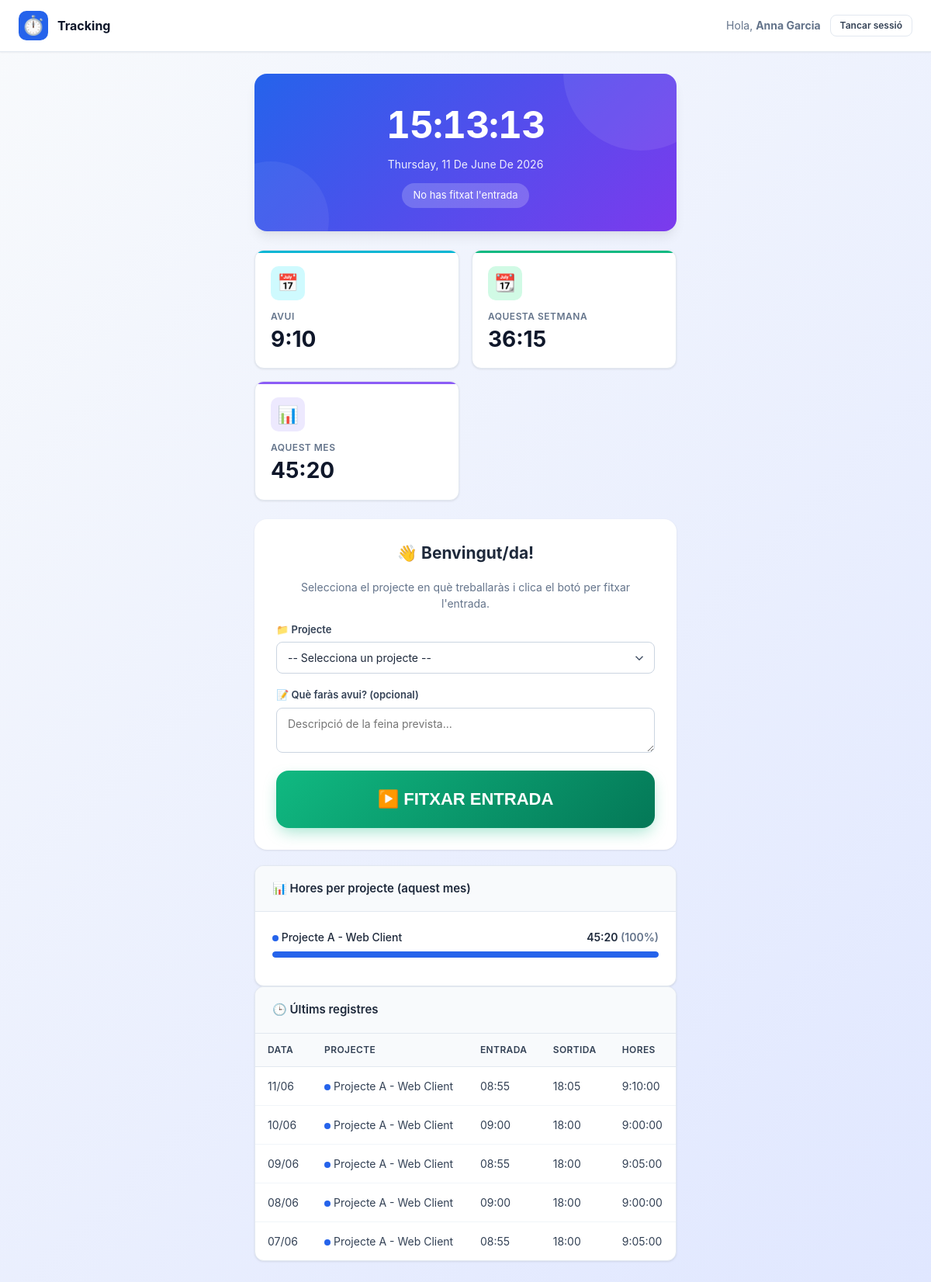
Screenshot of /fitxar.php (signed in) with the database file from the repository.
### tables this page shows
CREATE TABLE registres (
    id INT AUTO_INCREMENT PRIMARY KEY,
    usuari_id INT NOT NULL,
    projecte_id INT NOT NULL,
    entrada DATETIME NOT NULL,
    sortida DATETIME DEFAULT NULL,
    notes TEXT,
    INDEX idx_usuari_data (usuari_id, entrada),
    INDEX idx_projecte (projecte_id),
    INDEX idx_entrada (entrada),
    FOREIGN KEY (usuari_id) REFERENCES usuaris(id) ON DELETE CASCADE,
    FOREIGN KEY (projecte_id) REFERENCES projectes(id) ON DELETE CASCADE
);

CREATE TABLE projectes (
    id INT AUTO_INCREMENT PRIMARY KEY,
    nom VARCHAR(150) NOT NULL,
    client VARCHAR(150) DEFAULT NULL,
    descripcio TEXT,
    hores_pressupostades INT NOT NULL DEFAULT 0,
    color VARCHAR(7) DEFAULT '#2563eb',
    actiu TINYINT(1) DEFAULT 1,
    data_inici DATE DEFAULT NULL,
    data_fi DATE DEFAULT NULL
);

### includes/helpers.php (called while the page is built, shortened)
<?php
function e($v) { return htmlspecialchars($v ?? '', ENT_QUOTES, 'UTF-8'); }
function hores_dia($pdo, $usuari_id, $data) {
    $stmt = $pdo->prepare("SELECT SUM(TIMESTAMPDIFF(SECOND, entrada, IFNULL(sortida, NOW()))) as segons
                           FROM registres WHERE usuari_id = :uid AND DATE(entrada) = :data");
    $stmt->execute(['uid' => $usuari_id, 'data' => $data]);
    $r = $stmt->fetch();
    return ($r && $r['segons']) ? round($r['segons'] / 3600, 2) : 0;
}
function format_hores($decimal) {
    $h = floor($decimal);
    $m = round(($decimal - $h) * 60);
    return sprintf('%d:%02d', $h, $m);
}
function format_durada($segons) {
    $h = floor($segons / 3600);
    $m = floor(($segons % 3600) / 60);
    $s = $segons % 60;
    if ($h > 0) return sprintf('%d:%02d:%02d', $h, $m, $s);
    return sprintf('%d:%02d', $m, $s);
}

### fitxar.php (the view, shortened to what this page needs)
<?php
require_once 'config/database.php';
require_once 'includes/helpers.php';
$usuari_id = $_SESSION['user_id'];
$stmt = $pdo->prepare("SELECT r.*, p.nom as projecte_nom, p.color as projecte_color
                       FROM registres r
                       JOIN projectes p ON r.projecte_id = p.id
                       WHERE r.usuari_id = :uid AND r.sortida IS NULL
                       ORDER BY r.entrada DESC LIMIT 1");
$stmt->execute(['uid' => $usuari_id]);
$registre_actiu = $stmt->fetch();
$hores_avui = hores_dia($pdo, $usuari_id, date('Y-m-d'));
$hores_setmana = $pdo->prepare("SELECT COALESCE(SUM(TIMESTAMPDIFF(SECOND, entrada, IFNULL(sortida, NOW()))) / 3600, 0) as h
                                FROM registres
                                WHERE usuari_id = :uid AND YEARWEEK(entrada, 1) = YEARWEEK(CURDATE(), 1)");
$hores_setmana->execute(['uid' => $usuari_id]);
$hores_setmana = (float)$hores_setmana->fetch()['h'];
$hores_mes = $pdo->prepare("SELECT COALESCE(SUM(TIMESTAMPDIFF(SECOND, entrada, IFNULL(sortida, NOW()))) / 3600, 0) as h
                            FROM registres
                            WHERE usuari_id = :uid AND MONTH(entrada) = MONTH(CURDATE()) AND YEAR(entrada) = YEAR(CURDATE())");
$hores_mes->execute(['uid' => $usuari_id]);
$hores_mes = (float)$hores_mes->fetch()['h'];
$ultims = $pdo->prepare("SELECT r.*, p.nom as projecte_nom, p.color as projecte_color
                         FROM registres r
                         JOIN projectes p ON r.projecte_id = p.id
                         WHERE r.usuari_id = :uid
                         ORDER BY r.entrada DESC LIMIT 5");
$ultims->execute(['uid' => $usuari_id]);
$ultims = $ultims->fetchAll();
$hores_projectes = $pdo->prepare("SELECT p.nom, p.color, COALESCE(SUM(TIMESTAMPDIFF(SECOND, r.entrada, IFNULL(r.sortida, NOW()))) / 3600, 0) as h
                                 FROM registres r
                                 JOIN projectes p ON r.projecte_id = p.id
                                 WHERE r.usuari_id = :uid
                                   AND MONTH(r.entrada) = MONTH(CURDATE())
                                   AND YEAR(r.entrada) = YEAR(CURDATE())
                                 GROUP BY p.id, p.nom, p.color
                                 ORDER BY h DESC");
$hores_projectes->execute(['uid' => $usuari_id]);
$hores_projectes = $hores_projectes->fetchAll();
?>
<!DOCTYPE html>
<html lang="ca">
<head>
    <link rel="stylesheet" href="style.css">
</head>
<body class="employee-layout">
    <header class="topbar">
        <div class="topbar-left">
            <div class="logo">⏱️</div>
            <strong>Tracking</strong>
        </div>
        <div class="topbar-right">
            <span class="user-greeting">Hola, <strong><?php echo e($_SESSION['user_nom']); ?></strong></span>
            <a href="logout.php" class="btn btn-ghost btn-sm">Tancar sessió</a>
        </div>
    </header>
    <div class="page-container fitxar-container">
        <div class="clock-widget">
            <div class="clock-time" id="clock"><?php echo date('H:i:s'); ?></div>
            <div class="clock-date"><?php echo strftime('%A, %d de %B de %Y', strtotime('today')); ?></div>
            <div class="clock-status">
                <?php if ($registre_actiu): ?>
                    <div class="pulse"></div>
                    <span>Treballant des de les <?php echo date('H:i', strtotime($registre_actiu['entrada'])); ?></span>
                <?php else: ?>
                    <span>No has fitxat l'entrada</span>
                <?php endif; ?>
            </div>
        </div>
        <div class="kpi-grid">
            <div class="kpi-card info">
                <div class="kpi-icon">📅</div>
                <div class="kpi-label">Avui</div>
                <div class="kpi-value"><?php echo format_hores($hores_avui); ?></div>
            </div>
            <div class="kpi-card success">
                <div class="kpi-icon">📆</div>
                <div class="kpi-label">Aquesta setmana</div>
                <div class="kpi-value"><?php echo format_hores($hores_setmana); ?></div>
            </div>
            <div class="kpi-card purple">
                <div class="kpi-icon">📊</div>
                <div class="kpi-label">Aquest mes</div>
                <div class="kpi-value"><?php echo format_hores($hores_mes); ?></div>
            </div>
        </div>
        <div class="fitxar-card">
            <?php if ($registre_actiu): ?>
                <h2 style="margin-top:0; text-align:center;">⏰ Estàs treballant</h2>
                <div class="treballant-info">
                    <strong>Projecte:</strong>
                    <span class="projecte-pill" style="background:<?php echo e($registre_actiu['projecte_color']); ?>20; color:<?php echo e($registre_actiu['projecte_color']); ?>;">
                        <span class="badge-dot" style="background:<?php echo e($registre_actiu['projecte_color']); ?>;"></span>
                        <?php echo e($registre_actiu['projecte_nom']); ?>
                    </span>
                    <br>
                    <strong>Entrada:</strong> <?php echo date('H:i', strtotime($registre_actiu['entrada'])); ?> &nbsp;·&nbsp;
                    <strong>Durada actual:</strong> <span id="timer">0h 00'</span>
                </div>
                <div class="timer-display" id="timerBig">00:00:00</div>
                <form method="POST" id="formSortida">
                    <div class="form-group">
                        <label for="notes_sortida">📝 Què has fet? (opcional)</label>
                        <textarea id="notes_sortida" name="notes" class="form-control" rows="3" placeholder="Resum de la feina feta..."></textarea>
                    </div>
                    <button type="submit" name="sortida" class="btn-fitxar-sortida" onclick="return confirm('Segur que vols fitxar la sortida?')">
                        🛑 FITXAR SORTIDA
                    </button>
                </form>
            <?php else: ?>
                <h2 style="margin-top:0; text-align:center;">👋 Benvingut/da!</h2>
                <p class="text-muted text-center">Selecciona el projecte en què treballaràs i clica el botó per fitxar l'entrada.</p>
                <form method="POST" id="formEntrada">
                    <div class="form-group">
                        <label for="projecte_id">📁 Projecte</label>
                        <select id="projecte_id" name="projecte_id" class="form-control" required>
                            <option value="">-- Selecciona un projecte --</option>
                        </select>
                    </div>
                    <div class="form-group">
                        <label for="notes">📝 Què faràs avui? (opcional)</label>
                        <textarea id="notes" name="notes" class="form-control" rows="2" placeholder="Descripció de la feina prevista..."></textarea>
                    </div>
                    <button type="submit" name="entrada" class="btn-fitxar-entrada">
                        ▶️ FITXAR ENTRADA
                    </button>
                </form>
            <?php endif; ?>
        </div>
        <?php if (!empty($hores_projectes)): ?>
        <div class="card">
            <div class="card-header">
                <h3>📊 Hores per projecte (aquest mes)</h3>
            </div>
            <div class="card-body">
                <?php
                $total_mes = array_sum(array_column($hores_projectes, 'h'));
                foreach($hores_projectes as $hp):
                    $percentatge = $total_mes > 0 ? ($hp['h'] / $total_mes) * 100 : 0;
                ?>
                <div style="margin-bottom:14px;">
                    <div class="flex-between mb-1">
                        <span style="font-weight:500;">
                            <span class="badge-dot" style="background:<?php echo e($hp['color']); ?>;"></span>
                            <?php echo e($hp['nom']); ?>
                        </span>
                        <span class="text-bold"><?php echo format_hores($hp['h']); ?> <span class="text-muted">(<?php echo number_format($percentatge, 0); ?>%)</span></span>
                    </div>
                    <div class="progress">
                        <div class="progress-bar" style="width:<?php echo $percentatge; ?>%; background:<?php echo e($hp['color']); ?>;"></div>
                    </div>
                </div>
                <?php endforeach; ?>
            </div>
        </div>
        <?php endif; ?>
        <?php if (!empty($ultims)): ?>
        <div class="card">
            <div class="card-header">
                <h3>🕒 Últims registres</h3>
            </div>
            <div class="card-body no-pad">
                <div class="table-responsive">
                    <table class="table">
                        <thead>
                            <tr>
                                <th>Data</th>
                                <th>Projecte</th>
                                <th>Entrada</th>
                                <th>Sortida</th>
                                <th>Hores</th>
                            </tr>
                        </thead>
                        <tbody>
                            <?php foreach($ultims as $u):
                                $entrada = strtotime($u['entrada']);
                                $sortida = $u['sortida'] ? strtotime($u['sortida']) : null;
                                $dur = $sortida ? ($sortida - $entrada) : 0;
                            ?>
                            <tr>
                                <td><?php echo date('d/m', $entrada); ?></td>
                                <td>
                                    <span class="badge-dot" style="background:<?php echo e($u['projecte_color']); ?>;"></span>
                                    <?php echo e($u['projecte_nom']); ?>
                                </td>
                                <td><?php echo date('H:i', $entrada); ?></td>
                                <td><?php echo $sortida ? date('H:i', $sortida) : '<span class="badge badge-success">Treballant</span>'; ?></td>
                                <td><?php echo $dur ? format_durada($dur) : '—'; ?></td>
                            </tr>
                            <?php endforeach; ?>
                        </tbody>
                    </table>
                </div>
            </div>
        </div>
        <?php endif; ?>
    </div>
</body>
</html>

### fitxar.php (style rules this page uses)
.fitxar-container { max-width: 600px; margin: 0 auto; }
.fitxar-card { background: white; border-radius: var(--radius-xl); padding: 28px; box-shadow: var(--shadow); margin-bottom: 20px; }

### rows the page displays
registres: entrada "11/06", projecte.nom "Projecte A - Web Client", entrada "08:55", sortida "18:05", format_durada($dur) "9:10:00"
registres: entrada "10/06", projecte.nom "Projecte A - Web Client", entrada "09:00", sortida "18:00", format_durada($dur) "9:00:00"
registres: entrada "09/06", projecte.nom "Projecte A - Web Client", entrada "08:55", sortida "18:00", format_durada($dur) "9:05:00"
registres: entrada "08/06", projecte.nom "Projecte A - Web Client", entrada "09:00", sortida "18:00", format_durada($dur) "9:00:00"
registres: entrada "07/06", projecte.nom "Projecte A - Web Client", entrada "08:55", sortida "18:00", format_durada($dur) "9:05:00"

### other values shown
$_SESSION['user_nom'] "Anna Garcia"
format_hores($hores_avui) "9:10"
format_hores($hores_setmana) "36:15"
format_hores($hores_mes) "45:20"
$hp['nom'] "Projecte A - Web Client"
format_hores($hp['h']) "45:20"
$percentatge "100"
